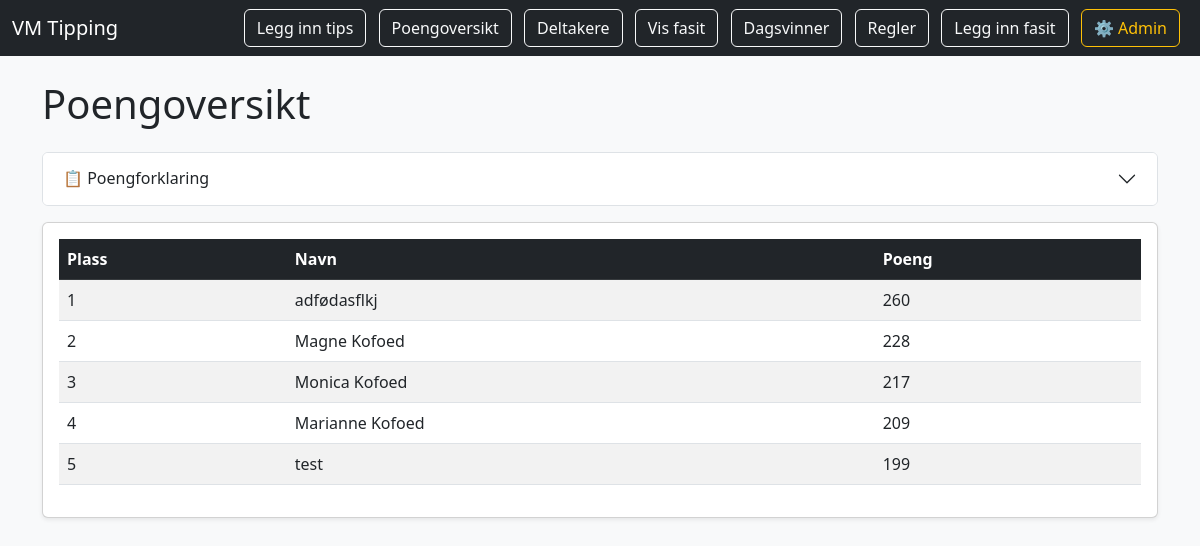
Page /poeng on the earlier database version.
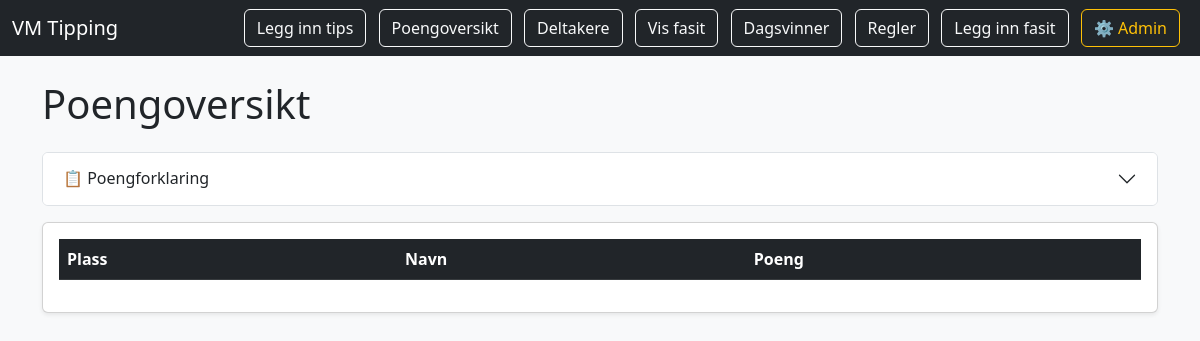
Same page on the later database version.
### tables this page shows
CREATE TABLE tips (
        id INTEGER PRIMARY KEY AUTOINCREMENT,
        navn TEXT,
        telefon TEXT,
        epost TEXT,
        kamp_id INTEGER,
        hjemmelag TEXT,
        bortelag TEXT,
        mål_hjemme INTEGER,
        mål_borte INTEGER,
        resultat TEXT
    );

### app.py (the view, shortened to what this page needs)
@app.route('/poeng', methods=['GET', 'POST'])
def poeng():
    conn = sqlite3.connect(DB_FILE)
    c = conn.cursor()
    c.execute('SELECT navn, telefon, epost, kamp_id, mål_hjemme, mål_borte, resultat FROM tips')
    tips_data = c.fetchall()
    c.execute('SELECT kamp_id, mål_hjemme, mål_borte, resultat FROM resultater')
    resultater_data = {row[0]: {"mål_hjemme": row[1], "mål_borte": row[2], "resultat": row[3]} for row in c.fetchall()}
    bruker_poeng = {}
    for navn, telefon, epost, kid, mål_hjemme, mål_borte, resultat in tips_data:
        key = (navn, telefon, epost)
        if key not in bruker_poeng: bruker_poeng[key] = 0
        if kid in resultater_data:
            bruker_poeng[key] += beregn_poeng(mål_hjemme, mål_borte, resultat, resultater_data[kid])
    c.execute('SELECT gruppe, lag, plassering FROM gruppefasit')
    gruppefasit = {}
    for gruppe, lag, plassering in c.fetchall():
        if gruppe not in gruppefasit: gruppefasit[gruppe] = {}
        gruppefasit[gruppe][lag] = plassering
    c.execute('SELECT navn, telefon, epost, gruppe, lag, plassering FROM gruppetips')
    for navn, telefon, epost, gruppe, lag, plassering in c.fetchall():
        key = (navn, telefon, epost)
        if key not in bruker_poeng: bruker_poeng[key] = 0
        if gruppe in gruppefasit and lag in gruppefasit[gruppe]:
            if gruppefasit[gruppe][lag] == plassering:
                bruker_poeng[key] += 2
    c.execute('SELECT fase, lag FROM sluttspillfasit')
    sluttspill_fasit = {}
    for fase, lag in c.fetchall():
        if fase not in sluttspill_fasit: sluttspill_fasit[fase] = set()
        sluttspill_fasit[fase].add(lag)
    fase_poeng = {'8-delsfinale': 5, 'Kvartfinale': 7, 'Semifinale': 10, 'Finale': 15, 'Vinner': 30}
    c.execute('SELECT navn, telefon, epost, fase, lag FROM sluttspilltips')
    for navn, telefon, epost, fase, lag in c.fetchall():
        key = (navn, telefon, epost)
        if key not in bruker_poeng: bruker_poeng[key] = 0
        if fase in sluttspill_fasit and lag in sluttspill_fasit[fase]:
            bruker_poeng[key] += fase_poeng.get(fase, 5)
    conn.close()
    rangering = sorted(bruker_poeng.items(), key=lambda x: x[1], reverse=True)
    melding = None
    return render_template('poeng.html', rangering=rangering, melding=melding)

### app.py (called while the page is built)
@app.context_processor
def inject_tipping_stengt():
    return {'tipping_stengt': datetime.now() >= stengt_tidspunkt}

def beregn_poeng(mål_hjemme, mål_borte, resultat, res):
    poeng = 0
    if resultat == res['resultat']: poeng += 2
    if int(mål_hjemme) == res['mål_hjemme']: poeng += 1
    if int(mål_borte) == res['mål_borte']: poeng += 1
    if int(mål_hjemme) == res['mål_hjemme'] and int(mål_borte) == res['mål_borte']:
        poeng = 5
    return poeng

### templates/poeng.html (shortened to what this page needs)
<!DOCTYPE html>
<html lang="no">
<head>
    <link href="https://cdn.jsdelivr.net/npm/bootstrap@5.3.0/dist/css/bootstrap.min.css" rel="stylesheet">
</head>
<body class="bg-light">
<nav class="navbar navbar-expand-lg navbar-dark bg-dark mb-4">
    <div class="container-fluid">
        <a class="navbar-brand" href="/">VM Tipping</a>
        <div>
            {% if tipping_stengt %}
            <span class="btn btn-outline-secondary me-2 disabled" style="opacity:0.5; cursor:not-allowed;">⛔ Tipping stengt</span>
            {% else %}
            <a class="btn btn-outline-light me-2" href="/tips">Legg inn tips</a>
            {% endif %}
            <a class="btn btn-outline-light me-2" href="/poeng">Poengoversikt</a>
            <a class="btn btn-outline-light me-2" href="/deltakere">Deltakere</a>
            <a class="btn btn-outline-light me-2" href="/fasit">Vis fasit</a>
            <a class="btn btn-outline-light me-2" href="/dagsvinner">Dagsvinner</a>
            <a class="btn btn-outline-light me-2" href="/regler">Regler</a>
            <a class="btn btn-outline-light me-2" href="/resultater">Legg inn fasit</a>
            <a class="btn btn-outline-warning me-2" href="/administrer">⚙️ Admin</a>
        </div>
    </div>
</nav>
<div class="container">
    <h1 class="mb-4">Poengoversikt</h1>
    <div class="accordion mb-3" id="poengforklaringAccordion">
        <div class="accordion-item">
            <h2 class="accordion-header">
                <button class="accordion-button collapsed" type="button"
                        data-bs-toggle="collapse" data-bs-target="#poengforklaring">
                    📋 Poengforklaring
                </button>
            </h2>
        </div>
    </div>
    <div class="card shadow-sm">
        <div class="card-body">
            <table class="table table-striped table-hover">
                <thead class="table-dark">
                    <tr>
                        <th>Plass</th>
                        <th>Navn</th>
                        <th>Poeng</th>
                    </tr>
                </thead>
                <tbody>
                    {% for item in rangering %}
                    <tr>
                        <td>{{ loop.index }}</td>
                        <td>{{ item[0][0] }}</td>
                        <td>{{ item[1] }}</td>
                    </tr>
                    {% endfor %}
                </tbody>
            </table>
        </div>
    </div>
</body>
</html>

Differences in the rows shown:
removed tips: navn "adfødasflkj"
removed tips: navn "Magne Kofoed"
removed tips: navn "Monica Kofoed"
removed tips: navn "Marianne Kofoed"
removed tips: navn "test"
Other differences:
list line gone: "1 260"
list line gone: "2 228"
list line gone: "3 217"
list line gone: "4 209"
list line gone: "5 199"
